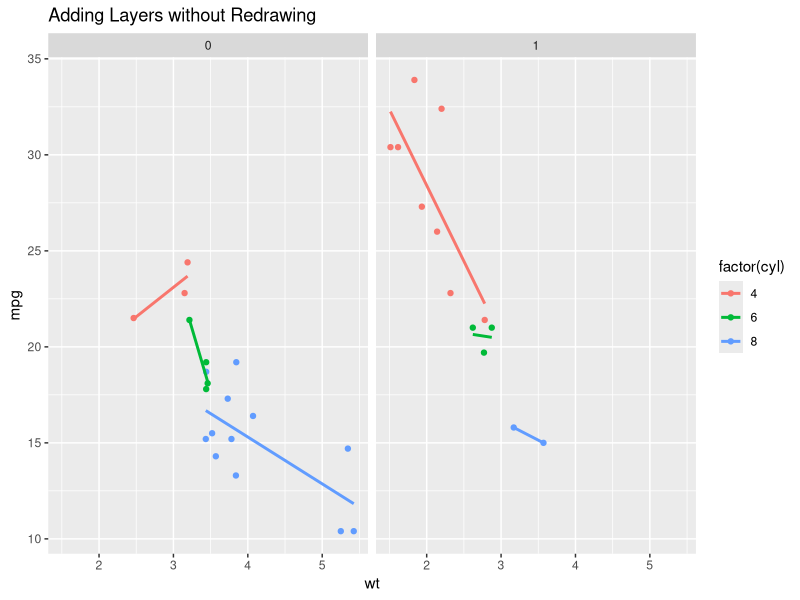
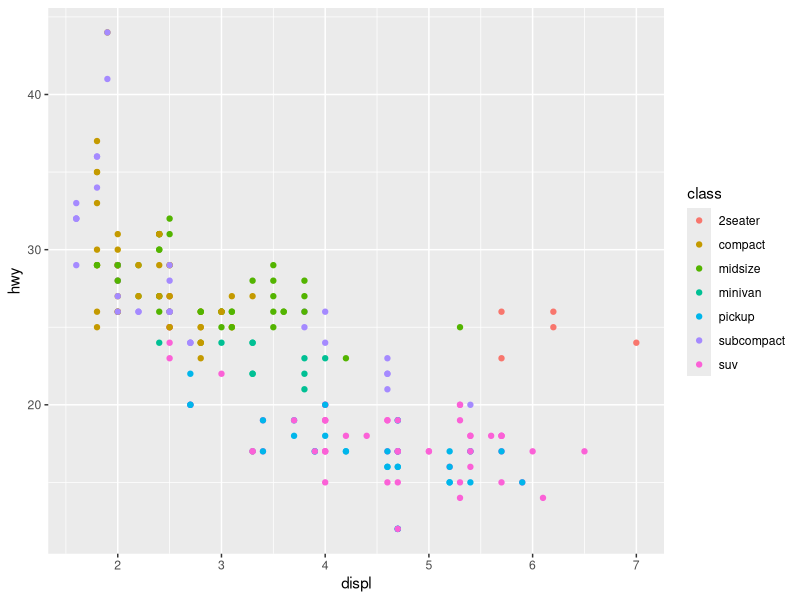
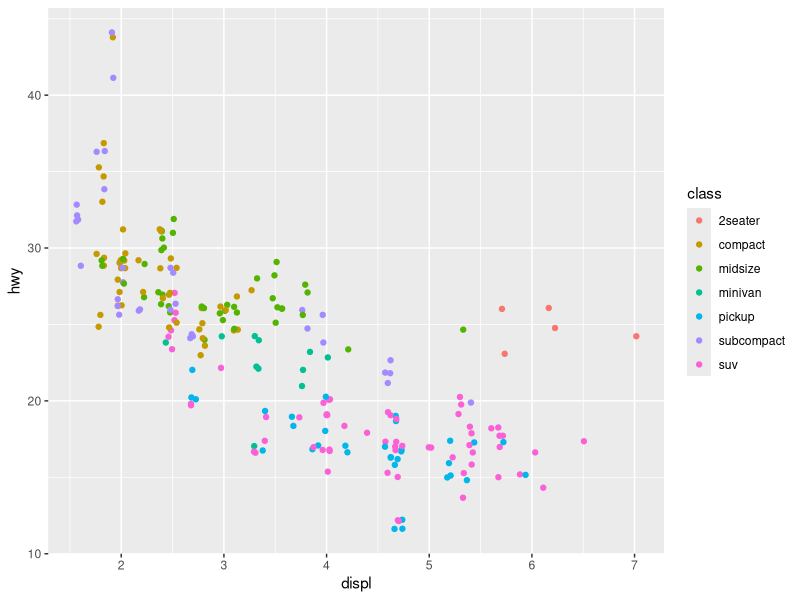
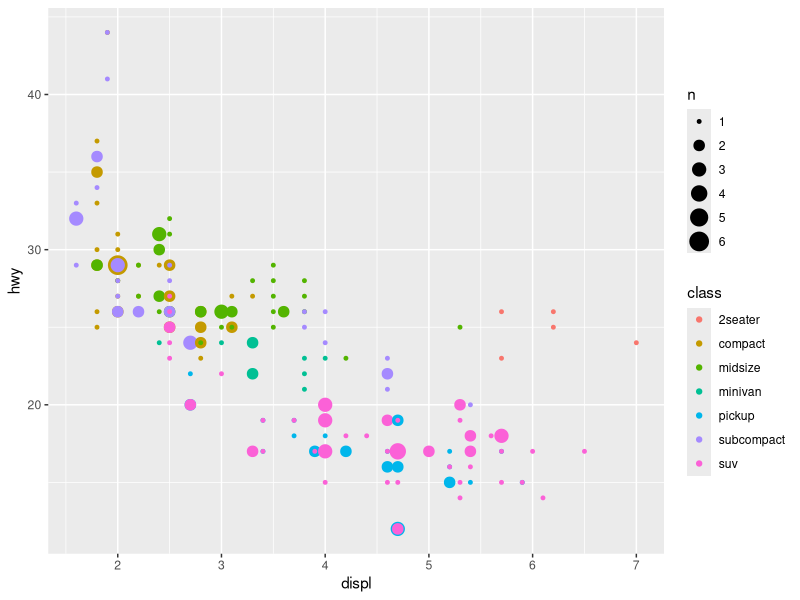
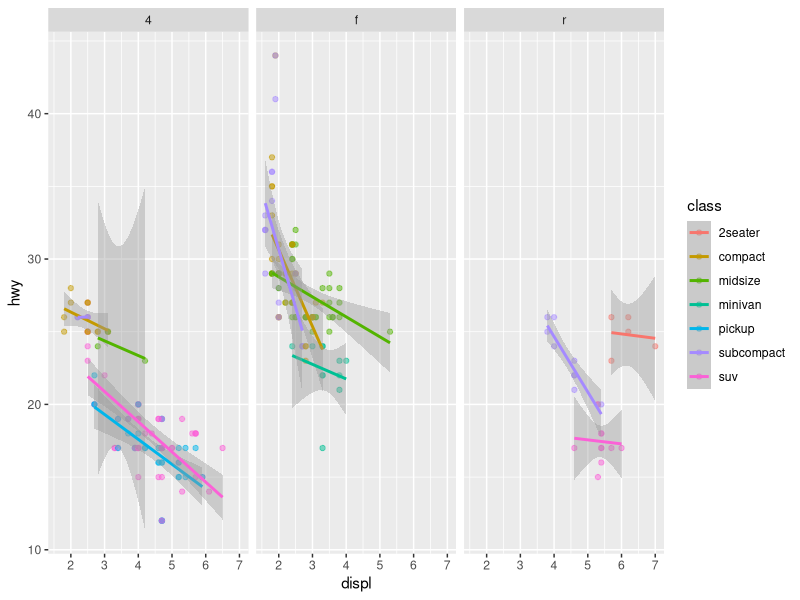
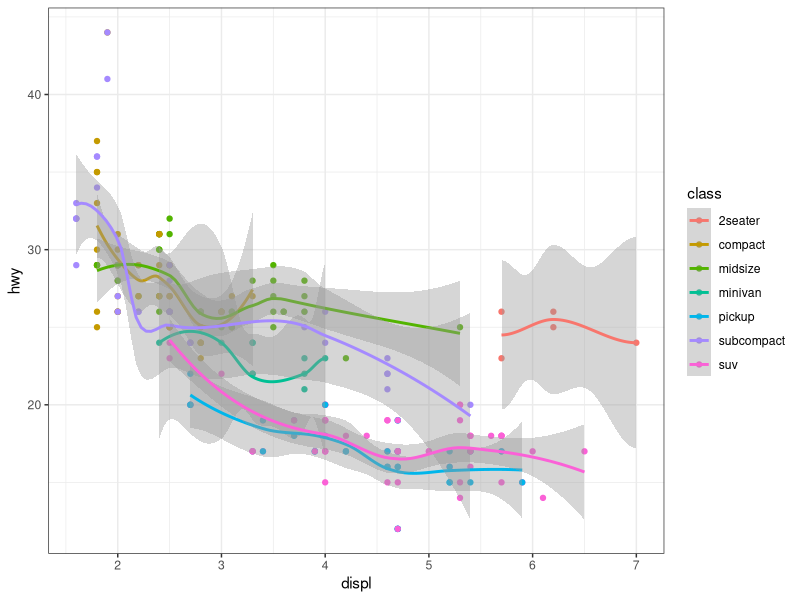
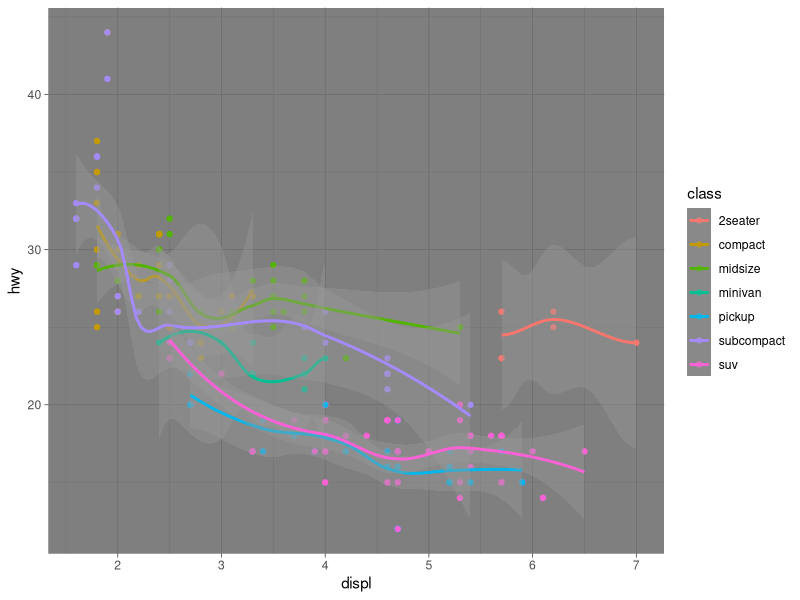
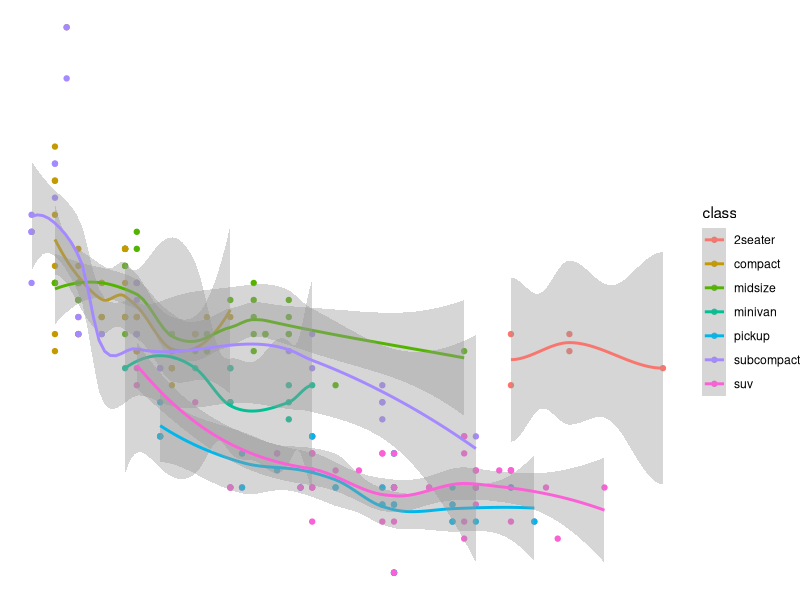

Reproduce these figures in R, in order.
## ---- chunk 1
library(ggplot2)

# Let's say we want to see this plot split by 'Day of the Week'
# In ggplot2, we just add ONE component to our existing grammar:

ggplot(mtcars, aes(x = wt, y = mpg, color = factor(cyl))) +
  geom_point() +
  geom_smooth(method = "lm", se = FALSE) + 
  facet_wrap(~am) + 
  labs(title = "Adding Layers without Redrawing")
## ---- chunk 2
library(ggplot2)

# 1. THE "OBJECT" ADVANTAGE
# In Base R, a plot is just pixels on a screen. 
# In ggplot2, a plot is an OBJECT you can save and change later.

p <- ggplot(mpg, aes(x = displ, y = hwy, color = class))

p + geom_point()                 # Version A: Scatter
p + geom_jitter()                # Version B: Jittered (to see overlaps)
p + geom_count()                 # Version C: Bubble chart


# 2. THE "STATISTICAL" LAYER 
# The Grammar includes "Stats." You don't have to calculate means or 
# regression lines yourself; you just add the layer.

p + 
  geom_point(alpha = 0.5) +          # Add points with transparency
  geom_smooth(method = "lm") +       # Add a linear model layer
  facet_wrap(~drv)                   # Split by drive type (4wd, fwd, rwd)


# 3. THE "THEME" LAYER (The Non-Data Ink) 
# Because the "Look" is a separate layer from the "Data," 
# you can change the entire aesthetic in one line.

final_plot <- p + geom_point() + geom_smooth()

final_plot + theme_bw()              # Clean and professional
final_plot + theme_dark()            # High contrast
final_plot + theme_void()            # Only the data, no axes!


# 4. BASE R COMPARISON (The "Hard Way") 
# To do the "Faceting" from step 2 in Base R, you'd need something like this:

par(mfrow = c(1, 3)) 
with(mpg[mpg$drv == "4", ], plot(displ, hwy, main="4wd"))
with(mpg[mpg$drv == "f", ], plot(displ, hwy, main="fwd"))
with(mpg[mpg$drv == "r", ], plot(displ, hwy, main="rwd"))
